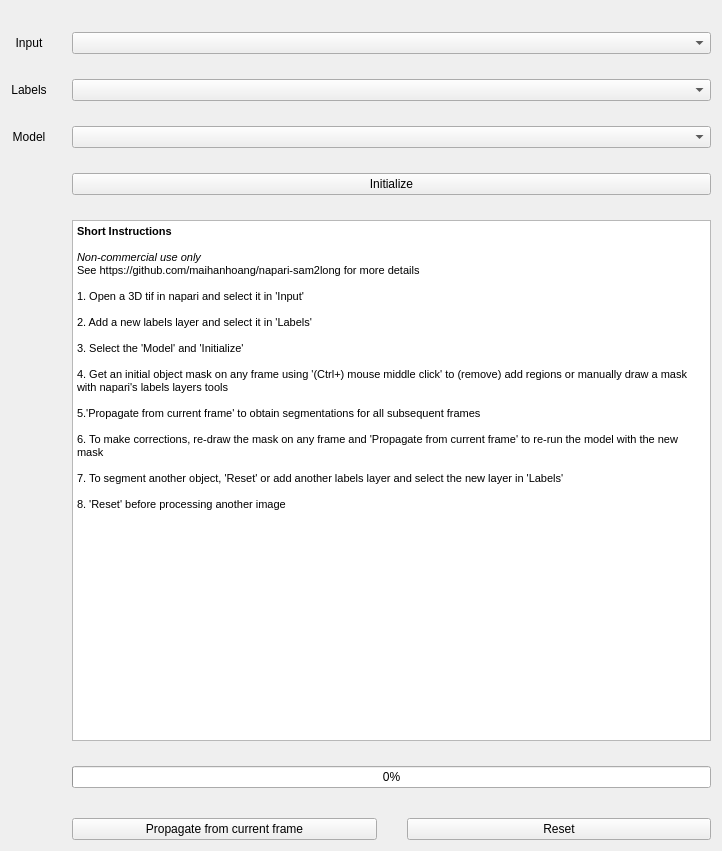
<?xml version="1.0" encoding="UTF-8"?>
<ui version="4.0">
 <class>Form</class>
 <widget class="QWidget" name="Form">
  <property name="geometry">
   <rect>
    <x>0</x>
    <y>0</y>
    <width>722</width>
    <height>851</height>
   </rect>
  </property>
  <property name="windowTitle">
   <string>Form</string>
  </property>
  <layout class="QVBoxLayout" name="verticalLayout_2">
   <item>
    <layout class="QGridLayout" name="gridLayout">
     <property name="topMargin">
      <number>21</number>
     </property>
     <property name="horizontalSpacing">
      <number>25</number>
     </property>
     <property name="verticalSpacing">
      <number>25</number>
     </property>
     <item row="12" column="1">
      <layout class="QVBoxLayout" name="verticalLayout">
       <property name="spacing">
        <number>30</number>
       </property>
       <item>
        <widget class="QProgressBar" name="Propagation_progress">
         <property name="value">
          <number>0</number>
         </property>
        </widget>
       </item>
       <item>
        <layout class="QHBoxLayout" name="horizontalLayout_14">
         <item>
          <widget class="QPushButton" name="Propagate_btn">
           <property name="text">
            <string>Propagate from current frame</string>
           </property>
          </widget>
         </item>
         <item>
          <widget class="QPushButton" name="reset_btn">
           <property name="text">
            <string>Reset</string>
           </property>
          </widget>
         </item>
        </layout>
       </item>
      </layout>
     </item>
     <item row="7" column="0">
      <widget class="QLabel" name="Output_label">
       <property name="text">
        <string>Labels</string>
       </property>
       <property name="alignment">
        <set>Qt::AlignCenter</set>
       </property>
      </widget>
     </item>
     <item row="9" column="1">
      <widget class="QPushButton" name="Initialize_btn">
       <property name="text">
        <string>Initialize</string>
       </property>
      </widget>
     </item>
     <item row="4" column="1">
      <layout class="QHBoxLayout" name="horizontalLayout_2">
       <item>
        <widget class="QComboBox" name="Image_layer_combo"/>
       </item>
      </layout>
     </item>
     <item row="4" column="0">
      <widget class="QLabel" name="Image_label">
       <property name="text">
        <string>Input</string>
       </property>
       <property name="alignment">
        <set>Qt::AlignCenter</set>
       </property>
      </widget>
     </item>
     <item row="14" column="1">
      <layout class="QHBoxLayout" name="horizontalLayout_16">
       <property name="spacing">
        <number>20</number>
       </property>
      </layout>
     </item>
     <item row="7" column="1">
      <layout class="QHBoxLayout" name="horizontalLayout_5">
       <item>
        <widget class="QComboBox" name="output_layer_combo"/>
       </item>
      </layout>
     </item>
     <item row="10" column="1">
      <layout class="QVBoxLayout" name="verticalLayout_5">
       <property name="spacing">
        <number>50</number>
       </property>
       <item>
        <widget class="QTextEdit" name="textEdit">
         <property name="html">
          <string>&lt;!DOCTYPE HTML PUBLIC &quot;-//W3C//DTD HTML 4.0//EN&quot; &quot;http://www.w3.org/TR/REC-html40/strict.dtd&quot;&gt;
&lt;html&gt;&lt;head&gt;&lt;meta name=&quot;qrichtext&quot; content=&quot;1&quot; /&gt;&lt;style type=&quot;text/css&quot;&gt;
p, li { white-space: pre-wrap; }
&lt;/style&gt;&lt;/head&gt;&lt;body style=&quot; font-family:'MS Shell Dlg 2'; font-size:9.75pt; font-weight:400; font-style:normal;&quot;&gt;
&lt;p style=&quot; margin-top:0px; margin-bottom:0px; margin-left:0px; margin-right:0px; -qt-block-indent:0; text-indent:0px;&quot;&gt;&lt;span style=&quot; font-size:8.25pt; font-weight:bold;&quot;&gt;Short Instructions&lt;/span&gt;&lt;/p&gt;
&lt;p style=&quot;-qt-paragraph-type:empty; margin-top:0px; margin-bottom:0px; margin-left:0px; margin-right:0px; -qt-block-indent:0; text-indent:0px; font-size:8.25pt;&quot;&gt;&lt;br /&gt;&lt;/p&gt;
&lt;p style=&quot; margin-top:0px; margin-bottom:0px; margin-left:0px; margin-right:0px; -qt-block-indent:0; text-indent:0px;&quot;&gt;&lt;span style=&quot; font-size:8.25pt; font-style: italic&quot;&gt;Non-commercial use only&lt;/span&gt;&lt;/p&gt;
&lt;p style=&quot; margin-top:0px; margin-bottom:0px; margin-left:0px; margin-right:0px; -qt-block-indent:0; text-indent:0px;&quot;&gt;&lt;span style=&quot; font-size:8.25pt;&quot;&gt;See https://github.com/maihanhoang/napari-sam2long for more details&lt;/span&gt;&lt;/p&gt;
&lt;p style=&quot;-qt-paragraph-type:empty; margin-top:0px; margin-bottom:0px; margin-left:0px; margin-right:0px; -qt-block-indent:0; text-indent:0px; font-size:8.25pt;&quot;&gt;&lt;br /&gt;&lt;/p&gt;
&lt;p style=&quot; margin-top:0px; margin-bottom:0px; margin-left:0px; margin-right:0px; -qt-block-indent:0; text-indent:0px;&quot;&gt;&lt;span style=&quot; font-size:8.25pt;&quot;&gt;1. Open a 3D tif in napari and select it in 'Input'&lt;/span&gt;&lt;/p&gt;
&lt;p style=&quot;-qt-paragraph-type:empty; margin-top:0px; margin-bottom:0px; margin-left:0px; margin-right:0px; -qt-block-indent:0; text-indent:0px; font-size:8.25pt;&quot;&gt;&lt;br /&gt;&lt;/p&gt;
&lt;p style=&quot; margin-top:0px; margin-bottom:0px; margin-left:0px; margin-right:0px; -qt-block-indent:0; text-indent:0px;&quot;&gt;&lt;span style=&quot; font-size:8.25pt;&quot;&gt;2. Add a new labels layer and select it in 'Labels'&lt;/span&gt;&lt;/p&gt;
&lt;p style=&quot;-qt-paragraph-type:empty; margin-top:0px; margin-bottom:0px; margin-left:0px; margin-right:0px; -qt-block-indent:0; text-indent:0px; font-size:8.25pt;&quot;&gt;&lt;br /&gt;&lt;/p&gt;
&lt;p style=&quot; margin-top:0px; margin-bottom:0px; margin-left:0px; margin-right:0px; -qt-block-indent:0; text-indent:0px;&quot;&gt;&lt;span style=&quot; font-size:8.25pt;&quot;&gt;3. Select the 'Model' and 'Initialize'&lt;/span&gt;&lt;/p&gt;
&lt;p style=&quot;-qt-paragraph-type:empty; margin-top:0px; margin-bottom:0px; margin-left:0px; margin-right:0px; -qt-block-indent:0; text-indent:0px; font-size:8.25pt;&quot;&gt;&lt;br /&gt;&lt;/p&gt;
&lt;p style=&quot; margin-top:0px; margin-bottom:0px; margin-left:0px; margin-right:0px; -qt-block-indent:0; text-indent:0px;&quot;&gt;&lt;span style=&quot; font-size:8.25pt;&quot;&gt;4. Get an initial object mask on any frame using '(Ctrl+) mouse middle click' to (remove) add regions or manually draw a mask with napari's labels layers tools&lt;/span&gt;&lt;/p&gt;
&lt;p style=&quot;-qt-paragraph-type:empty; margin-top:0px; margin-bottom:0px; margin-left:0px; margin-right:0px; -qt-block-indent:0; text-indent:0px; font-size:8.25pt;&quot;&gt;&lt;br /&gt;&lt;/p&gt;
&lt;p style=&quot; margin-top:0px; margin-bottom:0px; margin-left:0px; margin-right:0px; -qt-block-indent:0; text-indent:0px;&quot;&gt;&lt;span style=&quot; font-size:8.25pt;&quot;&gt;5.'Propagate from current frame' to obtain segmentations for all subsequent frames  &lt;/span&gt;&lt;/p&gt;
&lt;p style=&quot;-qt-paragraph-type:empty; margin-top:0px; margin-bottom:0px; margin-left:0px; margin-right:0px; -qt-block-indent:0; text-indent:0px; font-size:8.25pt;&quot;&gt;&lt;br /&gt;&lt;/p&gt;
&lt;p style=&quot; margin-top:0px; margin-bottom:0px; margin-left:0px; margin-right:0px; -qt-block-indent:0; text-indent:0px;&quot;&gt;&lt;span style=&quot; font-size:8.25pt;&quot;&gt;6. To make corrections, re-draw the mask on any frame and 'Propagate from current frame' to re-run the model with the new mask&lt;/span&gt;&lt;/p&gt;
&lt;p style=&quot;-qt-paragraph-type:empty; margin-top:0px; margin-bottom:0px; margin-left:0px; margin-right:0px; -qt-block-indent:0; text-indent:0px; font-size:8.25pt;&quot;&gt;&lt;br /&gt;&lt;/p&gt;
&lt;p style=&quot; margin-top:0px; margin-bottom:0px; margin-left:0px; margin-right:0px; -qt-block-indent:0; text-indent:0px;&quot;&gt;&lt;span style=&quot; font-size:8.25pt;&quot;&gt;7. To segment another object, 'Reset' or add another labels layer and select the new layer in 'Labels' &lt;/span&gt;&lt;/p&gt;&lt;/body&gt;&lt;/html&gt;
&lt;p style=&quot;-qt-paragraph-type:empty; margin-top:0px; margin-bottom:0px; margin-left:0px; margin-right:0px; -qt-block-indent:0; text-indent:0px; font-size:8.25pt;&quot;&gt;&lt;br /&gt;&lt;/p&gt;
&lt;p style=&quot; margin-top:0px; margin-bottom:0px; margin-left:0px; margin-right:0px; -qt-block-indent:0; text-indent:0px;&quot;&gt;&lt;span style=&quot; font-size:8.25pt;&quot;&gt;8. 'Reset' before processing another image &lt;/span&gt;&lt;/p&gt;&lt;/body&gt;&lt;/html&gt;</string>
         </property>
        </widget>
       </item>
      </layout>
     </item>
     <item row="8" column="0">
      <widget class="QLabel" name="label">
       <property name="text">
        <string>Model</string>
       </property>
       <property name="alignment">
        <set>Qt::AlignCenter</set>
       </property>
      </widget>
     </item>
     <item row="8" column="1">
      <widget class="QComboBox" name="model_cbbox"/>
     </item>
    </layout>
   </item>
  </layout>
 </widget>
 <resources/>
 <connections/>
</ui>
